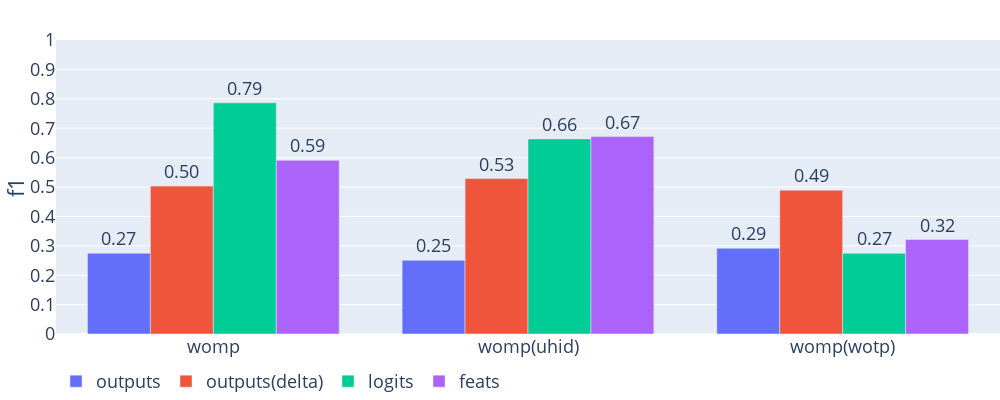

Notebook source saved alongside this figure:
### Code cell
# 2023/10/31 compare dim (gaze, discomfort, 1dcnn-womp)
run_names = [
    ['2-2_d_g_womp-nch2_ws30-ss5-ep20', '2-2_d_g_womp-delta1-nch2_ws30-ss5-ep20', '2-2_d_g_womp-logits-nch2_ws30-ss5-ep20', '2-2_d_g_womp-feats-nch2_ws30-ss5-ep20'],
    ['2-2_d_g_womp-nch2-uhid_ws30-ss5-ep20', '2-2_d_g_womp-delta1-nch2-uhid_ws30-ss5-ep20', '2-2_d_g_womp-logits-nch2-dhid_ws30-ss5-ep20', '2-2_d_g_womp-feats-nch2-dhid_ws30-ss5-ep20'],
    ['2-2_d_g_womp-nch2-wotp_ws30-ss5', '2-2_d_g_womp-delta1-wotp-nch2_ws30-ss5', '2-2_d_g_womp-logits-nch2-wotp_ws30-ss5', '2-2_d_g_womp-feats-nch2-wotp_ws30-ss5']
]
x_labels = ['womp', 'womp(uhid)', 'womp(wotp)']
sub_labels = ['outputs', 'outputs(delta)', 'logits', 'feats']
get_result_bar_graph(run_names, x_labels, sub_labels, 'f1', size=(1000, 400), epoch=10)

### Figure 1 — Plotly figure (JSON) as saved in the notebook; plotly's stock layout.template omitted (floating-point values rounded to 4 significant figures)
{"data": [{"alignmentgroup": "True", "hovertemplate": "sub_label=outputs<br>x_label=%{x}<br>f1=%{text}<extra></extra>", "legendgroup": "outputs", "marker": {"color": "#636efa", "pattern": {"shape": ""}}, "name": "outputs", "offsetgroup": "outputs", "orientation": "v", "showlegend": true, "text": [0.2745, 0.2506, 0.2914], "textposition": "outside", "texttemplate": "%{text:.2f}", "type": "bar", "x": ["womp", "womp(uhid)", "womp(wotp)"], "xaxis": "x", "y": [0.2745, 0.2506, 0.2914], "yaxis": "y"}, {"alignmentgroup": "True", "hovertemplate": "sub_label=outputs(delta)<br>x_label=%{x}<br>f1=%{text}<extra></extra>", "legendgroup": "outputs(delta)", "marker": {"color": "#EF553B", "pattern": {"shape": ""}}, "name": "outputs(delta)", "offsetgroup": "outputs(delta)", "orientation": "v", "showlegend": true, "text": [0.5031, 0.5287, 0.4892], "textposition": "outside", "texttemplate": "%{text:.2f}", "type": "bar", "x": ["womp", "womp(uhid)", "womp(wotp)"], "xaxis": "x", "y": [0.5031, 0.5287, 0.4892], "yaxis": "y"}, {"alignmentgroup": "True", "hovertemplate": "sub_label=logits<br>x_label=%{x}<br>f1=%{text}<extra></extra>", "legendgroup": "logits", "marker": {"color": "#00cc96", "pattern": {"shape": ""}}, "name": "logits", "offsetgroup": "logits", "orientation": "v", "showlegend": true, "text": [0.7862, 0.6635, 0.2743], "textposition": "outside", "texttemplate": "%{text:.2f}", "type": "bar", "x": ["womp", "womp(uhid)", "womp(wotp)"], "xaxis": "x", "y": [0.7862, 0.6635, 0.2743], "yaxis": "y"}, {"alignmentgroup": "True", "hovertemplate": "sub_label=feats<br>x_label=%{x}<br>f1=%{text}<extra></extra>", "legendgroup": "feats", "marker": {"color": "#ab63fa", "pattern": {"shape": ""}}, "name": "feats", "offsetgroup": "feats", "orientation": "v", "showlegend": true, "text": [0.5906, 0.6715, 0.3213], "textposition": "outside", "texttemplate": "%{text:.2f}", "type": "bar", "x": ["womp", "womp(uhid)", "womp(wotp)"], "xaxis": "x", "y": [0.5906, 0.6715, 0.3213], "yaxis": "y"}], "layout": {"barmode": "group", "font": {"size": 18}, "height": 400, "legend": {"font": {"size": 18}, "orientation": "h", "title": {"text": ""}, "tracegroupgap": 0}, "margin": {"b": 0, "l": 0, "r": 0, "t": 40}, "width": 1000, "xaxis": {"anchor": "y", "domain": [0, 1], "title": {"text": ""}}, "yaxis": {"anchor": "x", "domain": [0, 1], "dtick": 0.1, "range": [0, 1], "title": {"text": "f1"}}}}
